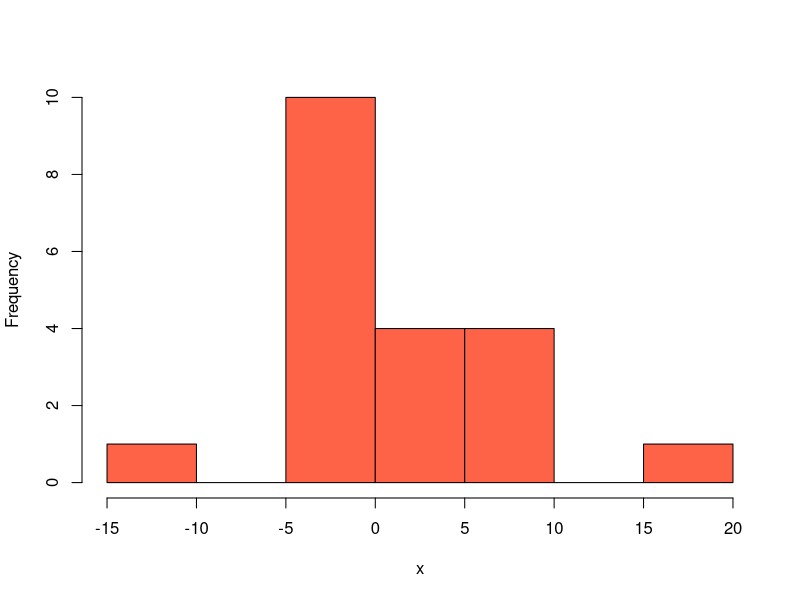
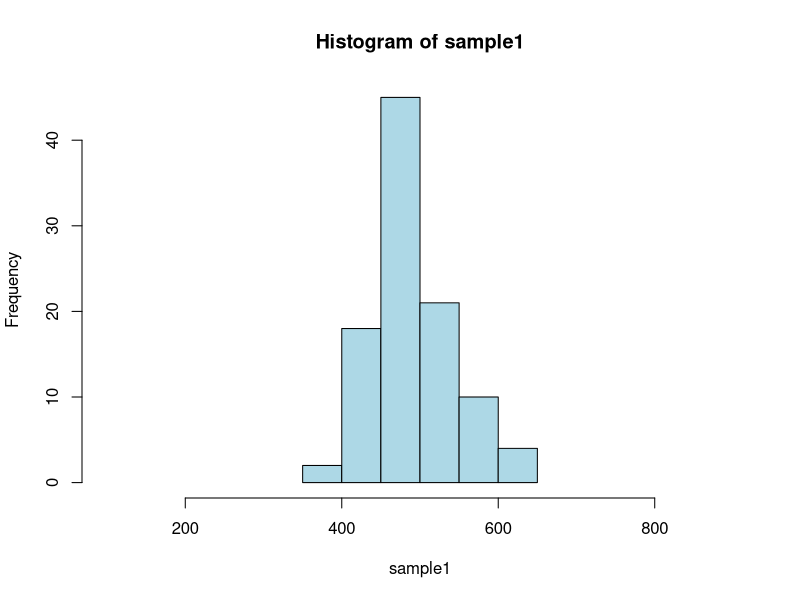
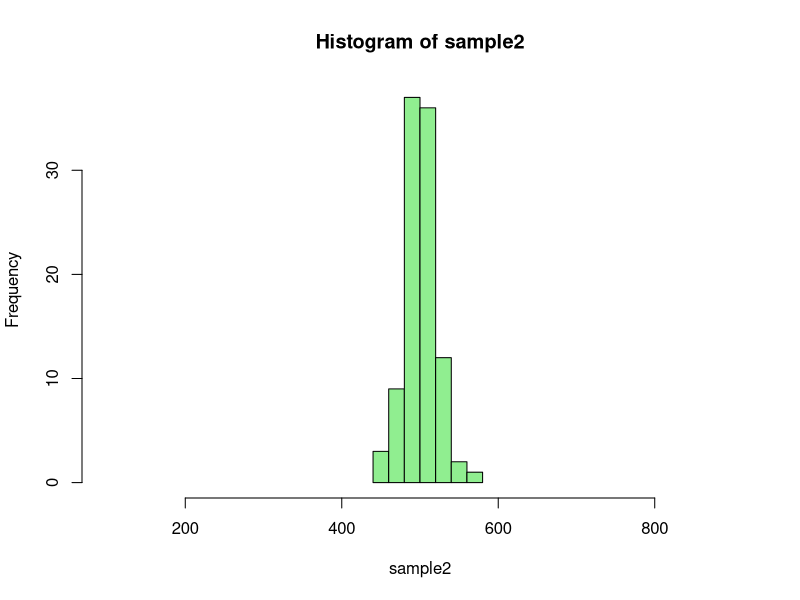
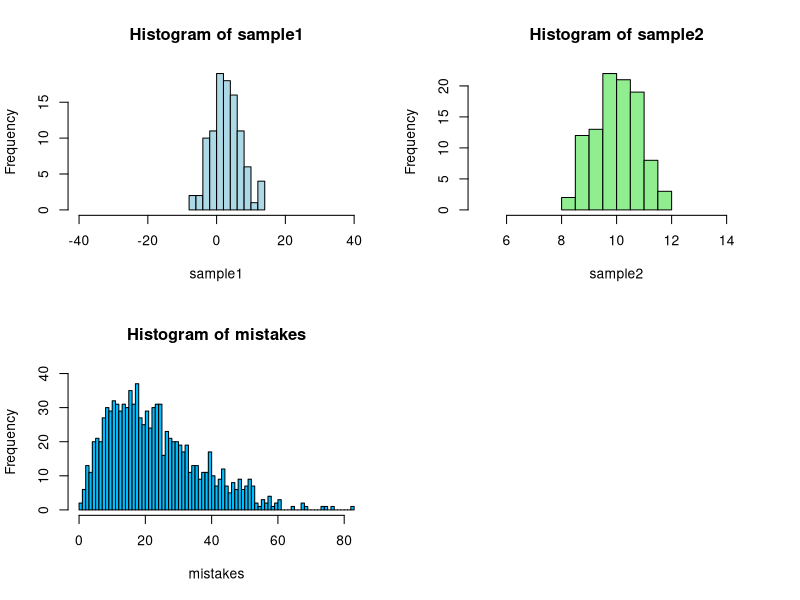

The R script that drew these images, in order:
## ---- chunk 1
set.seed(1234)
x <- rnorm(20, mean=3, sd=6)
hist(x, col="tomato", main="")
## ---- chunk 2
set.seed(1234)
sample1 <- rnorm(100, 500, 50)
sample2 <- rnorm(100, 500, 20)
hist(sample1, col="lightblue", xlim=c(100, 900))
## ---- chunk 3
hist(sample2, col="lightgreen", xlim=c(100, 900))
## ---- chunk 4
set.seed(12)
sample1 <- rnorm(100, 3, 5)
sample2 <- rnorm(100, 10, 0.8)
par(mfrow=c(2,2))
hist(sample1, col="lightblue", xlim=c(-40, 40))
hist(sample2, col="lightgreen", xlim=c(5, 15))
## ---- chunk 5
set.seed(2)
mistakes <- rbeta(1000, 2, 7)*100
hist(mistakes, breaks=60, col= "deepskyblue", ylim=c(0, 40))
## ---- chunk 6

## ---- chunk 7

## ---- chunk 8

## ---- chunk 9

## ---- chunk 10

## ---- chunk 11

## ---- chunk 12

